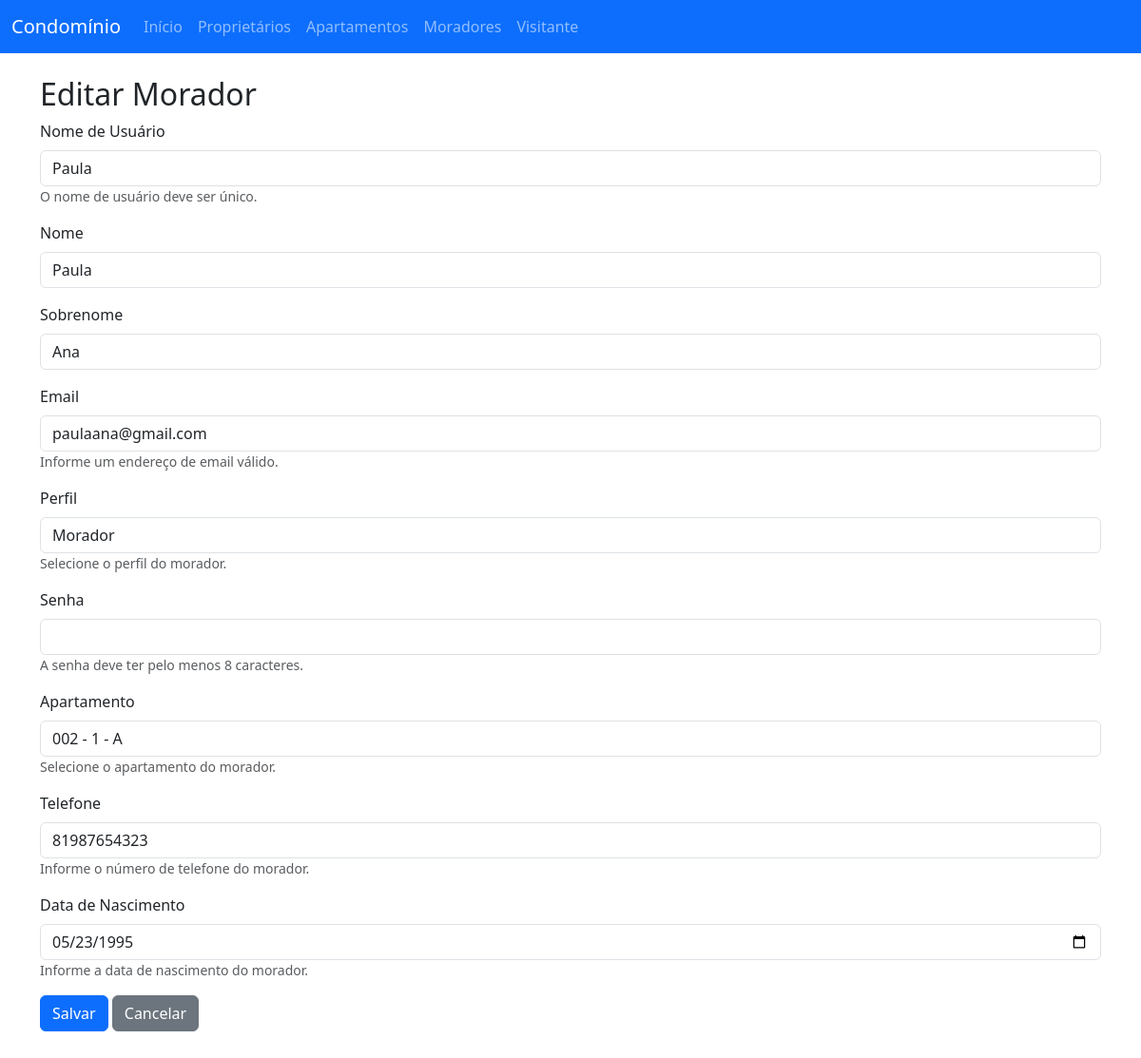
The app's page /moradores/morador/update/9/ with its own data.
### usuarios/models.py (models this page shows, shortened)
class Usuario(AbstractUser):
    PERFIS = (
        ('sindico', 'Síndico'),
        ('porteiro', 'Porteiro'),
        ('morador', 'Morador'),
        ('proprietario', 'Proprietário'),
    )
    perfil = models.CharField(max_length=20, choices=PERFIS)

### moradores/models.py (models this page shows, shortened)
class Morador(Usuario):
    apartamento = models.ForeignKey(Apartamento, on_delete=models.PROTECT, related_name="morador_apartamento")
    telefone = models.CharField(max_length=20)
    data_nascimento = models.DateField(blank=True, null=True)
    data_criacao = models.DateTimeField(auto_now_add=True)
    data_atualizacao = models.DateTimeField(auto_now=True)
    data_saida = models.DateField(blank=True, null=True)  # <- Campo adicionado
    class Meta:
        verbose_name = "Morador"
        verbose_name_plural = "Moradores"

### moradores/views.py (the view)
# urls.py: path('morador/update/<int:pk>/', MoradorUpdateView.as_view(), name='morador_update'),
class MoradorUpdateView(UpdateView):
    model = Morador
    form_class = MoradorForm
    template_name = "moradores/morador_form.html"
    success_url = reverse_lazy("morador_list")

### apartamentos/models.py (called while the page is built)
    def __str__(self):
        bloco_str = f" - {self.bloco}" if self.bloco else ""
        andar_str = f" - {self.andar}" if self.andar else ""
        return f"{self.numero}{andar_str}{bloco_str}"

### moradores/templates/moradores/morador_form.html (shortened to what this page needs)
{% extends 'moradores/base.html' %}
{% block content %}
<h2>{% if form.instance.pk %}Editar{% else %}Novo{% endif %} Morador</h2>
<form method="post" novalidate>
    {% for field in form %}
        <div class="mb-3">
            <label for="{{ field.id_for_label }}" class="form-label">{{ field.label }}</label>
            {{ field }}
            {% if field.help_text %}
                <small class="form-text text-muted">{{ field.help_text }}</small>
            {% endif %}
        </div>
    {% endfor %}
    <button type="submit" class="btn btn-primary">Salvar</button>
    <a href="{% url 'morador_list' %}" class="btn btn-secondary">Cancelar</a>
</form>
{% endblock %}

### records on screen
Usuario: form "Paula" "Paula" "Ana" "paulaana@gmail.com"
Morador: form "002 - 1 - A" "81987654323" "05/23/1995"

### other values on screen
{{ field.label }} "Nome de Usuário" "Nome" "Sobrenome" "Email" "Perfil" "Senha" "Apartamento" "Telefone" "Data de Nascimento"
{{ field.help_text }} "O nome de usuário deve ser único." "Informe um endereço de email válido." "Selecione o perfil do morador." "A senha deve ter pelo menos 8 caracteres." "Selecione o apartamento do morador." "Informe o número de telefone do morador." "Informe a data de nascimento do morador."
